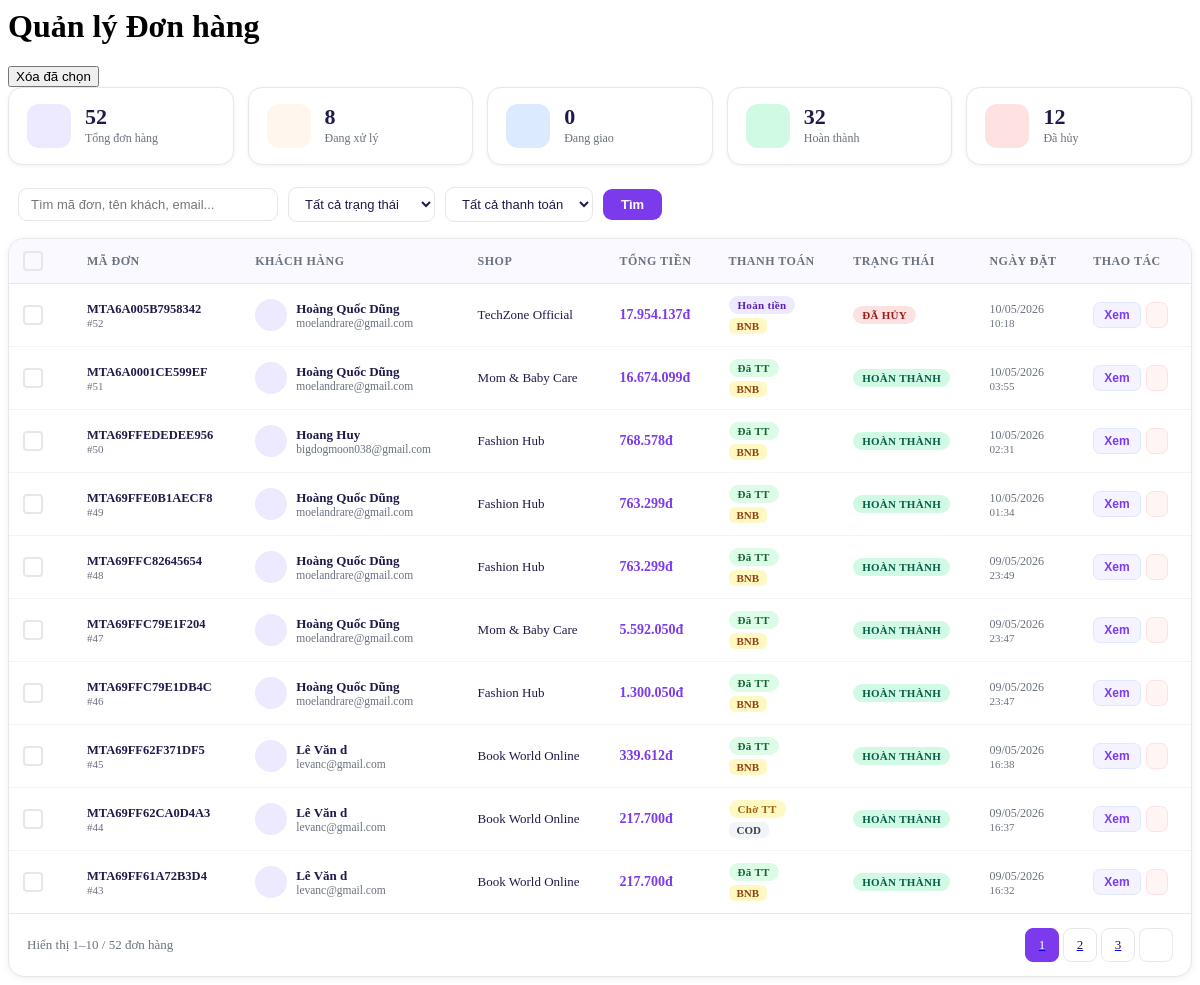
/admin/orders/index.php, run on the app's committed database.
### tables this page shows
CREATE TABLE `orders` (
  `id`               INT UNSIGNED    NOT NULL AUTO_INCREMENT,
  `order_code`       VARCHAR(30)     NOT NULL,
  `user_id`          INT UNSIGNED    NOT NULL,
  `seller_id`        INT UNSIGNED    NOT NULL,
  `coupon_id`        INT UNSIGNED    DEFAULT NULL,
  `address_id`       INT UNSIGNED    DEFAULT NULL,
  `subtotal`         DECIMAL(15,2)   NOT NULL DEFAULT 0.00,
  `shipping_fee`     DECIMAL(10,2)   NOT NULL DEFAULT 0.00,
  `discount_amount`  DECIMAL(15,2)   NOT NULL DEFAULT 0.00,
  `total_amount`     DECIMAL(15,2)   NOT NULL DEFAULT 0.00,
  `payment_method`   ENUM('cod','bank_transfer','momo','vnpay','zalopay','credit_card', 'bnb')
                                     NOT NULL DEFAULT 'cod',
  `payment_status`   ENUM('pending','paid','failed','refunded') NOT NULL DEFAULT 'pending',
  `order_status`     ENUM('pending','confirmed','processing','shipped','delivered','cancelled','returned')
                                     NOT NULL DEFAULT 'pending',
  `note`             TEXT            DEFAULT NULL,
  `cancelled_reason` VARCHAR(500)    DEFAULT NULL,
  `delivered_at`     DATETIME        DEFAULT NULL,
  `created_at`       TIMESTAMP       NOT NULL DEFAULT CURRENT_TIMESTAMP,
  `updated_at`       TIMESTAMP       NOT NULL DEFAULT CURRENT_TIMESTAMP ON UPDATE CURRENT_TIMESTAMP,
  PRIMARY KEY (`id`),
  UNIQUE KEY `uq_orders_code`         (`order_code`),
  KEY `idx_orders_user`               (`user_id`),
  KEY `idx_orders_seller`             (`seller_id`),
  KEY `idx_orders_status`             (`order_status`),
  KEY `idx_orders_payment_status`     (`payment_status`),
  KEY `idx_orders_created`            (`created_at`),
  CONSTRAINT `fk_orders_user`
    FOREIGN KEY (`user_id`)    REFERENCES `users`          (`id`) ON DELETE RESTRICT,
  CONSTRAINT `fk_orders_seller`
    FOREIGN KEY (`seller_id`)  REFERENCES `sellers`        (`id`) ON DELETE RESTRICT,
  CONSTRAINT `fk_orders_coupon`
    FOREIGN KEY (`coupon_id`)  REFERENCES `coupons`        (`id`) ON DELETE SET NULL,
  CONSTRAINT `fk_orders_address`
    FOREIGN KEY (`address_id`) REFERENCES `user_addresses` (`id`) ON DELETE SET NULL
);

CREATE TABLE `users` (
  `id`          INT UNSIGNED    NOT NULL AUTO_INCREMENT,   
  `username`    VARCHAR(100)    DEFAULT NULL,
  `email`       VARCHAR(255)    DEFAULT NULL,
  `phone`       VARCHAR(20)     DEFAULT NULL,
  `password`    VARCHAR(255)    NOT NULL,
  `full_name`   VARCHAR(255)    DEFAULT NULL,
  `avatar`      VARCHAR(255)    DEFAULT NULL,
  `provider`    ENUM('local','facebook','google') DEFAULT 'local',
  `provider_id` VARCHAR(255)    DEFAULT NULL,
  `is_active`   TINYINT(1)      NOT NULL DEFAULT 1,
  `role`        ENUM('admin','user','seller') NOT NULL DEFAULT 'user',
  `created_at`  TIMESTAMP       NOT NULL DEFAULT CURRENT_TIMESTAMP,
  `updated_at`  TIMESTAMP       NOT NULL DEFAULT CURRENT_TIMESTAMP ON UPDATE CURRENT_TIMESTAMP,
  PRIMARY KEY (`id`),
  UNIQUE KEY `uq_users_email` (`email`),
  UNIQUE KEY `uq_users_phone` (`phone`),
  KEY `idx_users_active` (`is_active`)
);

CREATE TABLE `sellers` (
  `id`           INT UNSIGNED    NOT NULL AUTO_INCREMENT,
  `user_id`      INT UNSIGNED    NOT NULL,
  `shop_name`    VARCHAR(200)    NOT NULL,
  `shop_slug`    VARCHAR(210)    NOT NULL,
  `email`        VARCHAR(200)    NOT NULL,
  `phone`        VARCHAR(20)     DEFAULT NULL,
  `address`      VARCHAR(500)    DEFAULT NULL,
  `avatar_url`   VARCHAR(500)    DEFAULT NULL,
  `is_verified`  TINYINT(1)      NOT NULL DEFAULT 0,
  `is_active`    TINYINT(1)      NOT NULL DEFAULT 1,
  `created_at`   TIMESTAMP       NOT NULL DEFAULT CURRENT_TIMESTAMP,
  `updated_at`   TIMESTAMP       NOT NULL DEFAULT CURRENT_TIMESTAMP ON UPDATE CURRENT_TIMESTAMP,
  PRIMARY KEY (`id`),
   UNIQUE KEY `uq_sellers_user`   (`user_id`),
  UNIQUE KEY `uq_sellers_email`  (`email`),
  UNIQUE KEY `uq_sellers_slug`   (`shop_slug`),
  KEY `idx_sellers_active`       (`is_active`),
  KEY `idx_sellers_verified`     (`is_verified`),
CONSTRAINT `fk_sellers_user`
FOREIGN KEY (`user_id`)
REFERENCES `users` (`id`)
ON DELETE CASCADE

);

### app/Libs/DbConnection.php (called while the page is built, shortened)
<?php
class app_Libs_DbConnection
{
    protected $username = "root";
    protected $host = "localhost";
    protected $database = "mantamarket";
    protected static $connectionInstance = null;
    public function connect()
    {
        if (self::$connectionInstance == null) {
            try {
                self::$connectionInstance = new PDO('mysql:host=' . $this->host . ';dbname=' . $this->database, $this->username);
                self::$connectionInstance->setAttribute(PDO::ATTR_ERRMODE, PDO::ERRMODE_EXCEPTION);
            } catch (Exception $ex) {
                echo "ERROR:" . $ex->getMessage();
                die();
            }
        }
        return self::$connectionInstance;
    }
    public function query($sql, $param = [])
    {
        $q = self::$connectionInstance->prepare($sql);
        if (is_array($param) && $param) {
            $q->execute($param);
        } else {
            $q->execute();
        }
        return $q;
    }
}

### app/Libs/Router.php (called while the page is built, shortened)
<?php
class app_Libs_Router
{
    public function getGET($name = NULL)
    {
        return $name !== NULL ? ($_GET[$name] ?? NULL) : $_GET;
    }
}

### admin/orders/index.php (the view, shortened to what this page needs)
<?php
$router = new app_Libs_Router();
$db     = new app_Libs_DbConnection();
$search        = trim($router->getGET("q") ?? '');
$filter_status = trim($router->getGET("status") ?? '');
$filter_pay    = trim($router->getGET("pay") ?? '');
$page_num      = max(1, intval($router->getGET("p") ?? 1));
$per_page      = 10;
$where  = "WHERE 1=1";
$params = [];
$count_sql   = "SELECT COUNT(*) AS total FROM orders o LEFT JOIN users u ON u.id = o.user_id $where";
$total_row   = $db->query($count_sql, $params)->fetch();
$total_rows  = (int)($total_row['total'] ?? 0);
$total_pages = max(1, ceil($total_rows / $per_page));
$page_num    = min($page_num, $total_pages);
$offset      = ($page_num - 1) * $per_page;
$main_sql = "
    SELECT o.id, o.order_code, o.order_status, o.payment_status, o.payment_method,
           o.total_amount, o.subtotal, o.shipping_fee, o.discount_amount,
           o.note, o.cancelled_reason, o.delivered_at, o.created_at,
           o.buyer_wallet, o.refund_tx_hash, o.refund_bnb_amount,
           u.full_name AS buyer_name, u.email AS buyer_email, u.avatar AS buyer_avatar,
           s.shop_name, s.shop_slug,
           ua.province, ua.district, ua.ward, ua.address_line, ua.phone AS addr_phone
    FROM orders o
    LEFT JOIN users u           ON u.id  = o.user_id
    LEFT JOIN sellers s         ON s.id  = o.seller_id
    LEFT JOIN user_addresses ua ON ua.id = o.address_id
    $where
    ORDER BY o.created_at DESC
    LIMIT $per_page OFFSET $offset
";
$orders_data = $db->query($main_sql, $params)->fetchAll();
$stats = $db->query("
    SELECT
        COUNT(*) AS total,
        SUM(order_status IN ('pending','confirmed','processing')) AS processing,
        SUM(order_status = 'delivered') AS delivered,
        SUM(order_status = 'cancelled') AS cancelled,
        SUM(order_status = 'shipped')   AS shipped
    FROM orders
")->fetch();
function fmt_price_admin(float $n): string {
    return number_format($n, 0, ',', '.') . 'đ';
}
$status_labels = [
    'pending'    => ['CHỜ XÁC NHẬN', 'badge-pending'],
    'confirmed'  => ['ĐÃ XÁC NHẬN',  'badge-confirmed'],
    'processing' => ['ĐANG XỬ LÝ',   'badge-processing'],
    'shipped'    => ['ĐANG GIAO',     'badge-shipped'],
    'delivered'  => ['HOÀN THÀNH',   'badge-delivered'],
    'cancelled'  => ['ĐÃ HỦY',       'badge-cancelled'],
    'returned'   => ['TRẢ HÀNG',     'badge-returned'],
];
$pay_labels = [
    'pending'  => ['Chờ TT',    'pay-pending'],
    'paid'     => ['Đã TT',     'pay-paid'],
    'failed'   => ['Thất bại',  'pay-failed'],
    'refunded' => ['Hoàn tiền', 'pay-refunded'],
];
$pay_method_labels = [
    'cod'           => 'COD',
    'bank_transfer' => 'Chuyển khoản',
    'momo'          => 'MoMo',
    'vnpay'         => 'VNPay',
    'zalopay'       => 'ZaloPay',
    'credit_card'   => 'Thẻ TD',
    'bnb'           => 'BNB',
];
?>
<div class="page" id="page-orders">
    <div class="page-header">
        <h1 class="page-title">Quản lý Đơn hàng</h1>
        <div class="page-actions">
            <button class="btn-action" onclick="bulkDelete()"><i class="fas fa-trash"></i> Xóa đã chọn</button>
        </div>
    </div>
    <div class="o-stats">
        <div class="o-stat">
            <div class="o-stat-icon purple"><i class="fas fa-box"></i></div>
            <div><div class="o-stat-val"><?= number_format($stats['total']) ?></div><div class="o-stat-lbl">Tổng đơn hàng</div></div>
        </div>
        <div class="o-stat">
            <div class="o-stat-icon orange"><i class="fas fa-spinner"></i></div>
            <div><div class="o-stat-val"><?= number_format($stats['processing']) ?></div><div class="o-stat-lbl">Đang xử lý</div></div>
        </div>
        <div class="o-stat">
            <div class="o-stat-icon blue"><i class="fas fa-truck"></i></div>
            <div><div class="o-stat-val"><?= number_format($stats['shipped']) ?></div><div class="o-stat-lbl">Đang giao</div></div>
        </div>
        <div class="o-stat">
            <div class="o-stat-icon green"><i class="fas fa-check-circle"></i></div>
            <div><div class="o-stat-val"><?= number_format($stats['delivered']) ?></div><div class="o-stat-lbl">Hoàn thành</div></div>
        </div>
        <div class="o-stat">
            <div class="o-stat-icon red"><i class="fas fa-times-circle"></i></div>
            <div><div class="o-stat-val"><?= number_format($stats['cancelled']) ?></div><div class="o-stat-lbl">Đã hủy</div></div>
        </div>
    </div>
    <form method="GET" action="/MantaMarket/admin/index.php" class="o-filter">
        <input type="text" name="q" value="<?= htmlspecialchars($search) ?>" placeholder="Tìm mã đơn, tên khách, email...">
        <select name="status" onchange="this.form.submit()">
            <option value="">Tất cả trạng thái</option>
        </select>
        <select name="pay" onchange="this.form.submit()">
            <option value="">Tất cả thanh toán</option>
        </select>
        <button type="submit" class="btn-update"><i class="fas fa-search"></i> Tìm</button>
    </form>
    <div class="o-table-wrap">
        <?php if (empty($orders_data)): ?>
            <div class="o-empty"><i class="fas fa-box-open"></i>Không có đơn hàng nào phù hợp</div>
        <?php else: ?>
            <div style="overflow-x:auto">
                <table class="o-table">
                    <thead>
                        <tr>
                            <th style="width:36px"><div class="cb-custom" id="cbAll" onclick="toggleAll(this)"></div></th>
                            <th>Mã đơn</th>
                            <th>Khách hàng</th>
                            <th>Shop</th>
                            <th>Tổng tiền</th>
                            <th>Thanh toán</th>
                            <th>Trạng thái</th>
                            <th>Ngày đặt</th>
                            <th>Thao tác</th>
                        </tr>
                    </thead>
                    <tbody>
                        <?php foreach ($orders_data as $o):
                            [$slbl, $scls] = $status_labels[$o['order_status']] ?? [strtoupper($o['order_status']), 'badge-pending'];
                            [$plbl, $pcls] = $pay_labels[$o['payment_status']] ?? ['?', 'pay-pending'];
                            $method_lbl = $pay_method_labels[$o['payment_method']] ?? $o['payment_method'];
                            $method_cls = 'method-' . $o['payment_method'];
                        ?>
                            <tr data-id="<?= $o['id'] ?>">
                                <td><div class="cb-custom row-cb" onclick="toggleRow(this)"></div></td>
                                <td>
                                    <div style="font-weight:700;color:var(--text);font-size:12.5px"><?= htmlspecialchars($o['order_code']) ?></div>
                                    <div style="font-size:11px;color:var(--muted)">#<?= $o['id'] ?></div>
                                </td>
                                <td>
                                    <div class="cust-cell">
                                        <div class="cust-av">
                                        </div>
                                        <div>
                                            <div class="cust-name"><?= htmlspecialchars($o['buyer_name'] ?? 'N/A') ?></div>
                                            <div class="cust-email"><?= htmlspecialchars($o['buyer_email'] ?? '') ?></div>
                                        </div>
                                    </div>
                                </td>
                                <td style="font-size:13px;color:var(--text);font-weight:500"><?= htmlspecialchars($o['shop_name'] ?? '—') ?></td>
                                <td style="font-weight:800;color:var(--purple1);font-size:14px"><?= fmt_price_admin((float)$o['total_amount']) ?></td>
                                <td>
                                    <span class="badge <?= $pcls ?>"><?= $plbl ?></span><br>
                                    <span class="method-badge <?= $method_cls ?>" style="margin-top:4px"><?= $method_lbl ?></span>
                                </td>
                                <td><span class="badge <?= $scls ?>"><?= $slbl ?></span></td>
                                <td style="font-size:12px;color:var(--muted);white-space:nowrap">
                                    <?= date('d/m/Y', strtotime($o['created_at'])) ?><br>
                                    <span style="font-size:11px"><?= date('H:i', strtotime($o['created_at'])) ?></span>
                                </td>
                                <td>
                                    <div class="act-btns">
                                        <button class="btn-view-o" onclick="openDetail(<?= $o['id'] ?>)"><i class="fas fa-eye"></i> Xem</button>
                                        <button class="btn-del-o" onclick="delOrder(<?= $o['id'] ?>, '<?= htmlspecialchars($o['order_code']) ?>')"><i class="fas fa-trash"></i></button>
                                    </div>
                                </td>
                            </tr>
                        <?php endforeach; ?>
                    </tbody>
                </table>
            </div>
            <div class="o-pagination">
                <div class="o-page-info">
                    Hiển thị <?= ($page_num - 1) * $per_page + 1 ?>–<?= min($page_num * $per_page, $total_rows) ?> / <?= $total_rows ?> đơn hàng
                </div>
                <div class="o-page-btns">
                    <?php
                    $base_url = "/MantaMarket/admin/index.php?page=orders"
                        . ($search        ? "&q="      . urlencode($search)        : '')
                        . ($filter_status ? "&status=" . urlencode($filter_status) : '')
                        . ($filter_pay    ? "&pay="    . urlencode($filter_pay)    : '');
                    for ($p = max(1, $page_num - 2); $p <= min($total_pages, $page_num + 2); $p++):
                    ?>
                        <a href="<?= $base_url ?>&p=<?= $p ?>#orders">
                            <div class="o-pg-btn <?= $p === $page_num ? 'active' : '' ?>"><?= $p ?></div>
                        </a>
                    <?php endfor; ?>
                    <?php if ($page_num < $total_pages): ?>
                        <a href="<?= $base_url ?>&p=<?= $page_num + 1 ?>#orders">
                            <div class="o-pg-btn"><i class="fas fa-chevron-right" style="font-size:10px"></i></div>
                        </a>
                    <?php endif; ?>
                </div>
            </div>
        <?php endif; ?>
    </div>
</div>

### data on the page
orders: order_code "MTA6A005B7958342", id "52", user.full_name "Hoàng Quốc Dũng", user.email "moelandrare@gmail.com", seller.shop_name "TechZone Official", total_amount "17.954.137đ", plbl "Hoàn tiền", payment_method "BNB", slbl "ĐÃ HỦY", created_at "10/05/2026", created_at "10:18"
orders: order_code "MTA6A0001CE599EF", id "51", user.full_name "Hoàng Quốc Dũng", user.email "moelandrare@gmail.com", seller.shop_name "Mom & Baby Care", total_amount "16.674.099đ", plbl "Đã TT", payment_method "BNB", slbl "HOÀN THÀNH", created_at "10/05/2026", created_at "03:55"
orders: order_code "MTA69FFEDEDEE956", id "50", user.full_name "Hoang Huy", user.email "bigdogmoon038@gmail.com", seller.shop_name "Fashion Hub", total_amount "768.578đ", plbl "Đã TT", payment_method "BNB", slbl "HOÀN THÀNH", created_at "10/05/2026", created_at "02:31"
orders: order_code "MTA69FFE0B1AECF8", id "49", user.full_name "Hoàng Quốc Dũng", user.email "moelandrare@gmail.com", seller.shop_name "Fashion Hub", total_amount "763.299đ", plbl "Đã TT", payment_method "BNB", slbl "HOÀN THÀNH", created_at "10/05/2026", created_at "01:34"
orders: order_code "MTA69FFC82645654", id "48", user.full_name "Hoàng Quốc Dũng", user.email "moelandrare@gmail.com", seller.shop_name "Fashion Hub", total_amount "763.299đ", plbl "Đã TT", payment_method "BNB", slbl "HOÀN THÀNH", created_at "09/05/2026", created_at "23:49"
orders: order_code "MTA69FFC79E1F204", id "47", user.full_name "Hoàng Quốc Dũng", user.email "moelandrare@gmail.com", seller.shop_name "Mom & Baby Care", total_amount "5.592.050đ", plbl "Đã TT", payment_method "BNB", slbl "HOÀN THÀNH", created_at "09/05/2026", created_at "23:47"
orders: order_code "MTA69FFC79E1DB4C", id "46", user.full_name "Hoàng Quốc Dũng", user.email "moelandrare@gmail.com", seller.shop_name "Fashion Hub", total_amount "1.300.050đ", plbl "Đã TT", payment_method "BNB", slbl "HOÀN THÀNH", created_at "09/05/2026", created_at "23:47"
orders: order_code "MTA69FF62F371DF5", id "45", user.full_name "Lê Văn d", user.email "levanc@gmail.com", seller.shop_name "Book World Online", total_amount "339.612đ", plbl "Đã TT", payment_method "BNB", slbl "HOÀN THÀNH", created_at "09/05/2026", created_at "16:38"
orders: order_code "MTA69FF62CA0D4A3", id "44", user.full_name "Lê Văn d", user.email "levanc@gmail.com", seller.shop_name "Book World Online", total_amount "217.700đ", plbl "Chờ TT", payment_method "COD", slbl "HOÀN THÀNH", created_at "09/05/2026", created_at "16:37"
orders: order_code "MTA69FF61A72B3D4", id "43", user.full_name "Lê Văn d", user.email "levanc@gmail.com", seller.shop_name "Book World Online", total_amount "217.700đ", plbl "Đã TT", payment_method "BNB", slbl "HOÀN THÀNH", created_at "09/05/2026", created_at "16:32"

### other printed values
$stats['total'] "52"
$stats['processing'] "8"
$stats['shipped'] "0"
$stats['delivered'] "32"
$stats['cancelled'] "12"
min($page_num * $per_page, $total_rows) "10"
$total_rows "52"
